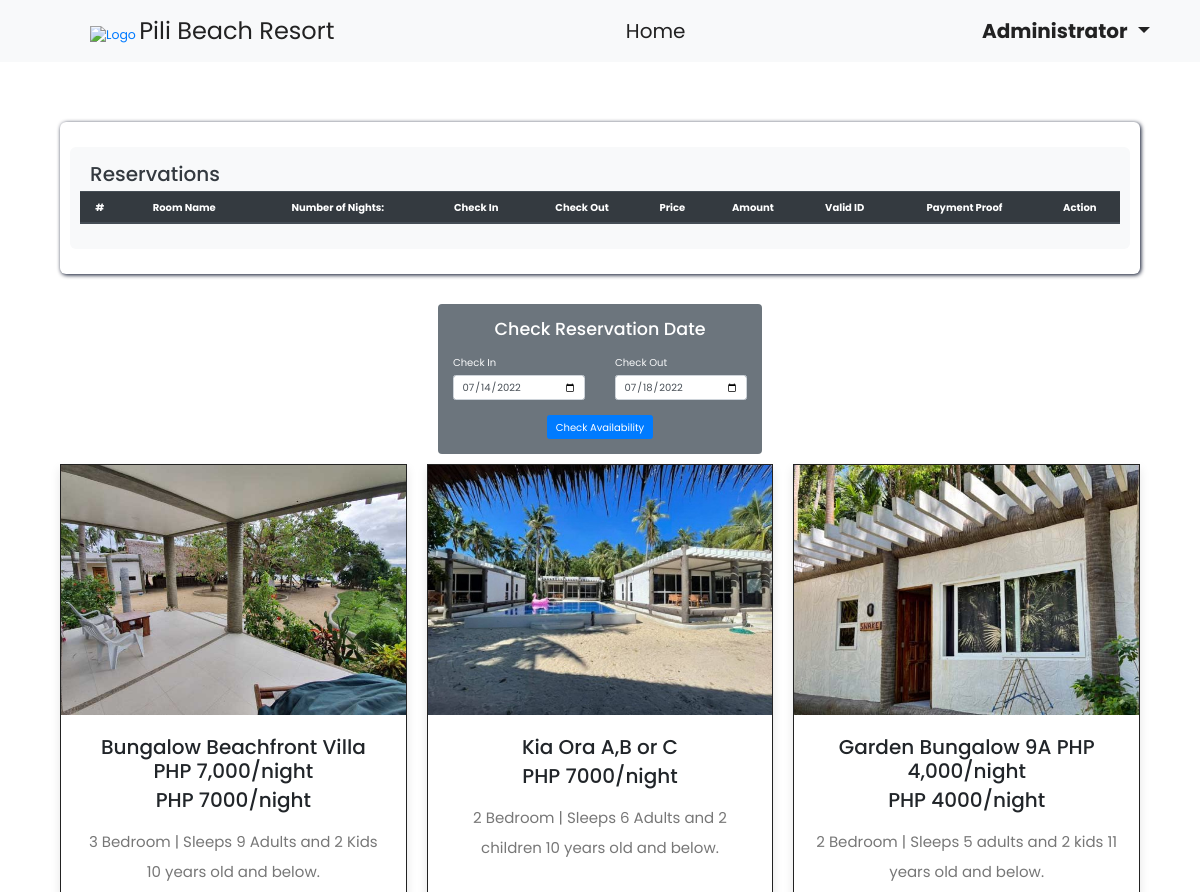
/user_pages/home.php (signed in, upper part), run on an earlier commit of the app's database.
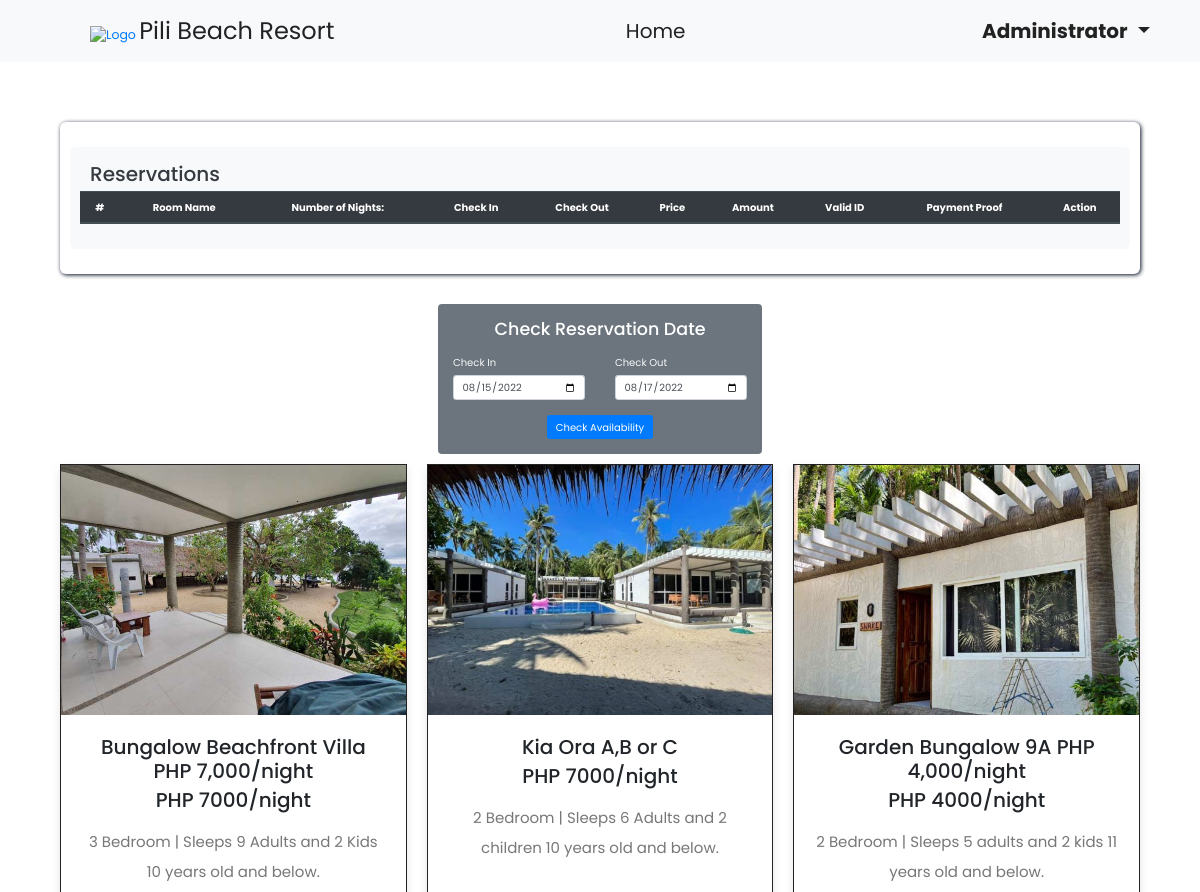
And on a later commit of the database.
### tables this page shows
CREATE TABLE `reservation` (
  `id` int(11) NOT NULL,
  `reserver_name` text NOT NULL,
  `room_name` varchar(255) NOT NULL,
  `amount` int(100) NOT NULL,
  `number_nights` int(50) NOT NULL,
  `check_in` date NOT NULL,
  `check_out` date NOT NULL,
  `price` varchar(50) NOT NULL,
  `total` varchar(255) NOT NULL,
  `payment_status` varchar(50) NOT NULL,
  `payment` varchar(255) NOT NULL,
  `full_name` varchar(50) NOT NULL,
  `address` varchar(50) NOT NULL,
  `email` varchar(50) NOT NULL,
  `children` int(50) NOT NULL,
  `adult` int(50) NOT NULL,
  `phone` varchar(50) NOT NULL,
  `valid_id` varchar(255) NOT NULL
);

CREATE TABLE `room` (
  `id` int(11) NOT NULL,
  `room_name` varchar(150) NOT NULL,
  `description_1` varchar(255) NOT NULL,
  `description_2` varchar(255) NOT NULL,
  `price` varchar(50) NOT NULL,
  `booking_status` varchar(50) NOT NULL,
  `check_in` date NOT NULL,
  `check_out` date NOT NULL,
  `image` varchar(255) NOT NULL
);

### user_pages/home.php (the view, shortened to what this page needs)
<?php
include('../connection.php');
$name = $_SESSION['name'];
$check_in = "";
$check_out = "";
?>
<!DOCTYPE html>
<html lang="en">
<head>
   <link rel="stylesheet" href="https://cdn.jsdelivr.net/npm/bootstrap@4.6.1/dist/css/bootstrap.min.css">
   <?php include('../includes/head.php'); ?>
   <link rel="stylesheet" href="https://unpkg.com/swiper@7/swiper-bundle.min.css" />
   <link rel="stylesheet" href="https://cdnjs.cloudflare.com/ajax/libs/font-awesome/5.15.4/css/all.min.css">
   <link rel="stylesheet" href="../css/style.css">
   <link rel="stylesheet" href="../css/lightbox.css">
</head>
<body>
   <?php include('navbar.php'); ?>
   <section class="packages" id="packages">
      <div class="container text-center pb-5">
      </div>
    <div class="container p-3 mb-5 flex-column text-white" id="cart" style="border-radius: 6px; padding: 5px; box-shadow: 1px 1px 4px #000a22; ">
     <div class="container table-responsive bg-light my-4 px-3 py-4" style="border-radius: 6px; ">
        <h2 class="pl-3 text-dark">Reservations</h2>
        <table class="table table-md table-striped text-center text-white bg-secondary" id="sampleTable">
           <thead class="thead-dark">
              <tr>
                 <th scope="col">#</th>
                 <th scope="col">Room Name</th>
                 <th scope="col">Number of Nights:</th>
                 <th scope="col">Check In</th>
                 <th scope="col">Check Out</th>
                 <th scope="col">Price</th>
                 <th scope="col">Amount</th>
                 <th scope="col">Valid ID</th>
                 <th scope="col">Payment Proof</th>
                 <th scope="col">Action</th>
              </tr>
           </thead>
              <?php
                 $get_data = "SELECT * FROM reservation";
                 $run_data = mysqli_query($conn, $get_data);
                 while ($row = mysqli_fetch_assoc($run_data)) {
                    $check_in = $row['check_in'];
                    $check_out = $row['check_out'];
                 ?>
                 <?php
                 }
                 ?>
        </table>
     </div>
  </div>
      <?php include('calendar.php'); ?>
      <div class="box-container">
         <?php
         $room_data = "SELECT * FROM room order by 1 asc";
         $run_data = mysqli_query($conn, $room_data);
         $queryResult = mysqli_num_rows($run_data);
         if ($queryResult > 0) {
            while ($row = mysqli_fetch_assoc($run_data)) {
               $room_name = $row['room_name'];
               $description_1 = $row['description_1'];
               $description_2 = $row['description_2'];
               $price = $row['price'];
               $image = $row['image'];
         ?>
               <div class="box">
                  <div class="image">
                     <a href="../images/bunga-1.jpg" data-lightbox="bungalow" data-title="Bungalow Beachfront Villa">
                        <img src="../images/<?php echo $image; ?>" alt="">
                     </a>
                  </div>
                  <div class="content">
                     <h2><?php echo $room_name; ?></h2>
                     <h2>PHP <?php echo $price; ?>/night</h2>
                     <p><?php echo $description_1; ?></p>
                     <p><?php echo $description_2; ?></p>
                  </div>
               </div>
            <?php
            }
            ?>
         <?php
         }
         ?>
   </section>
</body>
</html>

### includes/head.php (shortened to what this page needs)
<link rel="stylesheet" href="https://cdn.jsdelivr.net/npm/bootstrap@4.6.1/dist/css/bootstrap.min.css">
<link href='https://unpkg.com/boxicons@2.1.2/css/boxicons.min.css' rel='stylesheet'>

### user_pages/navbar.php (shortened to what this page needs)
<nav class="navbar navbar-expand-lg bg-light py-3 px-5">
        <div class="container-fluid navbar-container pl-5">
          <a class="navbar-brand mr-auto ml-5" href="home.php">
            <img src="../images/favicon.jpg" alt="Logo"> <span>Pili Beach Resort</span>
          </a>
          <div class="collapse navbar-collapse" id="navbarNavDropdown">
            <ul class="navbar-nav mx-auto">
              <li class="nav-item active">
                <a data-toggle="tooltip" data-placement="bottom" title="Tooltip" class="nav-link" href="home.php">Home</a>
              </li>
            </ul>
          </div>
          <ul class="navbar-nav">
              <li class="nav-item dropdown">
                  <a class="nav-link dropdown-toggle" href="#" id="navbarDropdownMenuLink" role="button" data-toggle="dropdown" aria-expanded="false">
                      <strong><?php echo $name; ?></strong>
                  </a>
              </li>
          </ul>
        </div>
      </nav>

### user_pages/calendar.php
<div class="container p-4 bg-secondary mx-auto mb-3" style="width: 100%; max-width: 30%; border-radius: 4px; ">
         <h3 class="text-center text-white">Check Reservation Date</h3>
         <form action="available.php" method="post">
            <div class="row  my-4">
               <div class="col-lg text-light">
                  <label for="">Check In</label>
                  <input class="form-control" type="date" name="check_in" value="<?php echo $check_in; ?>" required>
               </div>
               <div class="col-lg text-light">
                  <label for="">Check Out</label>
                  <input class="form-control" type="date" name="check_out" value="<?php echo $check_out; ?>" required>
               </div>
            </div>
            <div class="container d-flex justify-content-center mt-2">
               <button type="submit" class="btn btn-primary" name="check_availability">Check Availability</button>
            </div>
         </form>
      </div>

### css/style.css (style rules this page uses)
:root { --main-color:#eec302; --black:#222; --white:#fff; --light-black:#777; --light-white:#fff9; --dark-bg:rgba(0,0,0,.7); --light-bg:#eee; --border:.1rem solid var(--black); --box-shadow:0 .5rem 1rem rgba(0,0,0,.1); --text-shadow:0 1.5rem 3rem rgba(0,0,0,.3); }
* { font-family: 'Poppins', sans-serif; margin:0; padding:0; box-sizing: border-box; outline: none; border:none; text-decoration: none; }
html { font-size: 62.5%; overflow-x: hidden; }
section { padding:5rem 10%; }
.packages .box-container { display: grid; grid-template-columns: repeat(auto-fit, minmax(30rem, 1fr)); gap: 2rem; }
.packages .box-container .box { border:var(--border); box-shadow: var(--box-shadow); background: var(--white); display: none; }
.packages .box-container .box:nth-child(1), .packages .box-container .box:nth-child(2), .packages .box-container .box:nth-child(3), .packages .box-container .box:nth-child(4), .packages .box-container .box:nth-child(5), .packages .box-container .box:nth-child(6) { display: inline-block; }
.packages .box-container .box .image { height: 25rem; overflow: hidden; }
.packages .box-container .box .image img { height: 100%; width: 100%; object-fit: cover; transition: .2s linear; }
.packages .box-container .box .content { padding:2rem; text-align: center; }
.packages .box-container .box .content p { font-size: 1.5rem; color:var(--light-black); line-height: 2; padding:1rem 0; }
.navbar-brand span { font-size: 24px; font-weight: 400; color: var(--black); }
.nav-item a { font-size: 20px; color:var(--black); }
@media (max-width:1200px) { section { padding:3rem 5%; } }

What changed in the data, as far as the page shows it:
removed reservation: check_in "07/14/2022", check_out "07/18/2022"
added reservation: check_in "08/15/2022", check_out "08/17/2022"
